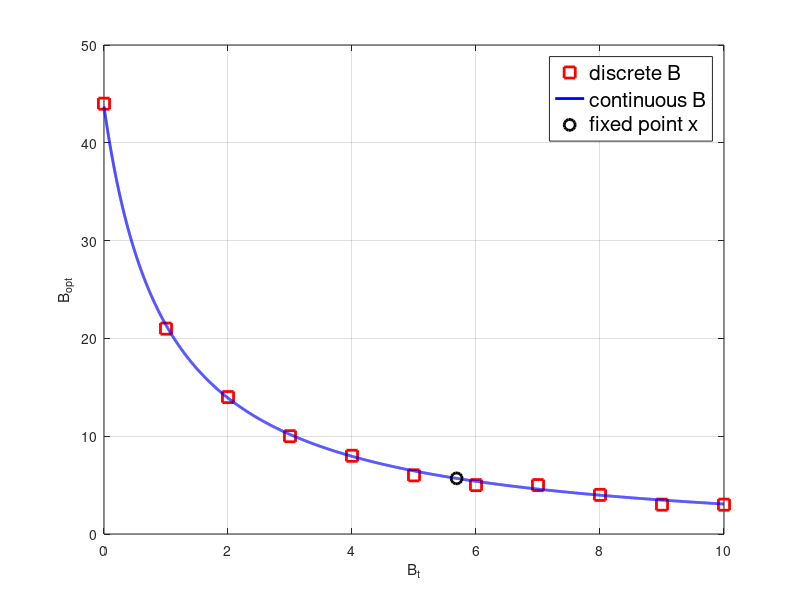

MATLAB code for this plot:
clear
lambda = 1;
mu = 1;
rho = lambda / mu;
k = 100000;
c = 10;

% continuous B
B_t_c = 0 : .001 : 10;
B =  0 : .001 : 50;
B_opt_c = zeros(1 , length(B_t_c));
for i  =  1 : length(B_t_c)
    T_u = (1/lambda).*(B/2) + (k*lambda^2/c^2).*(1/(B_t_c(i) + 1))^2 .* (1./(B+1)); % object function
    [x, index] = min(T_u);
    B_opt_c(i) = B(index);
end

% discrete B
x_opt = (2*k*lambda^3/c^2)^(1/4) - 1; % fixed point
B_t_d = 0 : 1 : 10; %give B_tilde
B_opt_d = zeros(1, length(B_t_d)); % the optimal B given B_tilde
for j = 1 : length(B_t_d)
    if (2*k*lambda^3/c^2)^(1/2) / (B_t_d(j) + 1) - 1 > 0
        B_opt_d(j) = (2*k*lambda^3/c^2)^(1/2) / (B_t_d(j) + 1) - 1;
        B_opt1 = floor(B_opt_d(j)): floor(B_opt_d(j))+1;
        T_u = (1/lambda).*(B_opt1./2) + (k*lambda^2/c^2).*(1/(B_t_d(j) + 1))^2 .* (1./(B_opt1+1));
        if T_u(1) > T_u(2)
            B_opt_d(j) = B_opt1(2);
        else
            B_opt_d(j) = B_opt1(1);
        end
    else
        B_opt_d(j) = 0;
    end
end

plot(B_t_d, B_opt_d, 'rs', 'LineWidth', 2, 'MarkerSize', 8)
hold on
plot(B_t_c, B_opt_c, 'b', 'LineWidth', 2, 'MarkerSize', 2)
plot(x_opt, x_opt, 'ko',  'LineWidth', 2, 'MarkerSize', 8)
legend({'discrete B','continuous B','fixed point x'}, 'FontSize', 15)
xlabel('B_t')
ylabel('B_{opt}')
grid on
